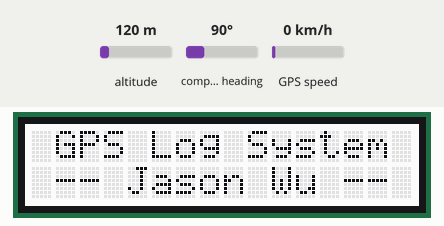
The sketch below on a simulated Arduino Mega 2560, built with avr-gcc and run on an emulated ATmega2560. Shown: 16×2 character LCD. The test bench sets the inputs (shaded band); at power-on: altitude 120 m, compass heading 90°, GPS speed 0 km/h. Storage starts empty; the GPS gets a fix after 3 s at 37.7749, -122.4194 with 8 satellites; what the sketch prints to the serial monitor is not drawn.

Above: at 0.1 s.
At 3.1 s:
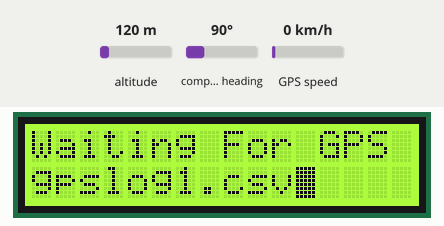
At 28.1 s:
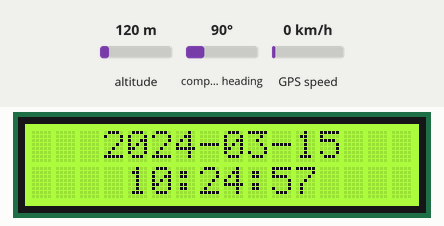
At 31.1 s:
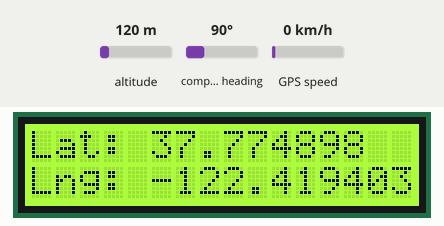
At 34.2 s:
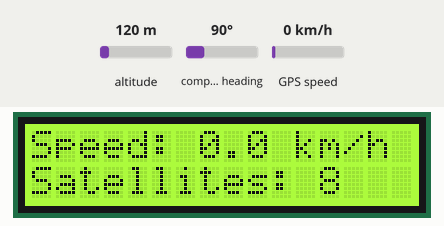

The sketch:

GPS_LOG_LCD.ino
```cpp
/*****************************************************************************
 *  GPS Data Logger for UART GPS Module + Arduino Uno/Mega + SD Card + LCD1602
 *  Module Will Create .cvs log file into SD Card with GPS information.
 *	Real-Time GPS data will be displayed on LCD1602.
 *  Sketch requires TInyGPS++ and Grove rgb_lcd Library
 *
 *  By Jason-Gew
 *  On Dec/31/2016
 ****************************************************************************/
#include <TinyGPS++.h>
#include "rgb_lcd.h"
#include <Wire.h>
#include <SPI.h>
#include <SD.h>

/************ Definitions ************/
static const int GPS_BAUD = 9600;
static const int sd_select = 4; // SPI CS Pin

//#define Arduino_UNO
#define Arduino_MEGA

#define log_file "gpslog"
#define file_suffix "csv"
#define max_files 199		// Max Record File Number
#define log_rate 28000		// ms/1000 = second
char file_name[14];			// Limit the Length of File Name

// If column number or name is changed, please also change corresponding settings in each function.
const int parameter_num = 2;
//char * column_names[parameter_num] = {"Latitude", "Longitude", "UTC Date", "UTC Time", "Altitude", "Speed"};
char * column_names[parameter_num] = {"Latitude", "Longitude"};
unsigned long last_log = 0;
bool sd_status = false;

/*************************************/
// The TinyGPS++ Object
TinyGPSPlus gps;

#ifdef Arduino_UNO
#include <SoftwareSerial.h>
	static const int SRX = 5, STX = 6;
	SoftwareSerial ss(SRX, STX);
#endif

// LCD OBject
rgb_lcd lcd;

void setup()
{
	lcd.begin(16, 2);
	Serial.begin(9600);

#ifdef Arduino_MEGA
	Serial1.begin(GPS_BAUD);
#endif

#ifdef Arduino_UNO
	ss.begin(GPS_BAUD);
#endif

	lcd.setCursor(0, 0);
	lcd.print(" GPS Log System ");
	lcd.setCursor(0, 1);
	lcd.print(" -- Jason Wu -- ");
	delay(2500);
	lcd.clear();

	Serial.println(F("\n-> GPS Data (SD) Log System Initializing..."));
	lcd.setCursor(0, 0);
	lcd.print("GPS System ");
	lcd.setCursor(0, 1);
	lcd.blink();
	lcd.print("   Initializing");


	if (!SD.begin(sd_select))
	{
		Serial.println(F("-> Initializing SD Card Failed!"));
		Serial.println(F("***** Please Check the SD Card and Restart the Program *****"));
		sd_status = false;
		lcd.clear();
		lcd.setCursor(0, 0);
		lcd.print("SD Card Failed!");
		delay(50);
		lcd.setRGB(250, 100, 10);
	}
	else
	{
		Serial.println(F("-> SD Card Initialized!\n"));
		sd_status = true;

		lcd.clear();
		lcd.setCursor(0, 0);
		lcd.print("SD Card Loaded!");
		delay(50);
		lcd.setRGB(150, 255, 0);
	}
	if (sd_status)
	{
		start_new_file();

	}

	Serial.println(F("-> Waiting for GPS Signal ..."));
	Serial.println(F("---------------------------------------------------------------------"));
	Serial.println(F("   Date      Time     Latitude   Longitude   Fix  Sats   Alt   Speed"));
	Serial.println(F("(MM/DD/Year) (24)      (deg)       (deg)     Age  (No)   (m)   (km/h)"));
	Serial.println(F("---------------------------------------------------------------------"));

	lcd.clear();
	lcd.setCursor(0, 0);
	lcd.print("Waiting For GPS");
	lcd.setCursor(0, 1);
	lcd.print(file_name);
}

void loop()
{
	if ((last_log + log_rate) <= millis())
	{
		if (gps.location.isUpdated())
		{
			printDateTime(gps.date, gps.time);
			Serial.print(F("  "));
			printFloat(gps.location.lat(), true, 11, 6);
			printFloat(gps.location.lng(), true, 12, 6);
			printInt(gps.location.age(), true, 5);
			Serial.print(F(" "));
			printInt(gps.satellites.value(), gps.satellites.isValid(), 5);
			printFloat(gps.altitude.meters(), gps.altitude.isValid(), 7, 2);
			Serial.print(F(" "));
			printFloat(gps.speed.kmph(), gps.speed.isValid(), 6, 2);
			Serial.println();

			lcd.clear();
			lcd.noBlink();
			lcd.setCursor(3, 0);
			char date[11];
			sprintf(date, "%02d-%02d-%02d ", gps.date.year(), gps.date.month(), gps.date.day());
			lcd.print(date);
			lcd.setCursor(4, 1);
			char ts[9];
			sprintf(ts, "%02d:%02d:%02d ", gps.time.hour(), gps.time.minute(), gps.time.second());
			lcd.print(ts);
			delay(3000);

			lcd.clear();
			lcd.setCursor(0, 0);
			lcd.print("Lat: ");
			lcd.print(gps.location.lat(),6);
			lcd.setCursor(0, 1);
			lcd.print("Lng: ");
			lcd.print(gps.location.lng(),6);
			delay(3000);

			lcd.clear();
			lcd.setCursor(0, 0);
			lcd.print("Speed: ");
			lcd.print(gps.speed.kmph(),1);
			lcd.print(" km/h");
			lcd.setCursor(0, 1);
			lcd.print("Satellites: ");
			lcd.print(gps.satellites.value());
			delay(500);


			int store = logGPSData();
			switch (store)
			{
				case 0:
					Serial.println(F("-> Failed to store GPS data to SD log..."));
					lcd.setRGB(250, 100, 10);
					break;

				case 1:
					Serial.println(F("-> GPS Data stored in SD log!"));
					last_log = millis();
					break;

				case 2:
					Serial.println(F("-> No Invalid GPS Data..."));
					lcd.setRGB(250, 50, 10);
					break;

				default:
					Serial.println(F("-> SD Card Loading Error..."));

			}
		}
		else if (sd_status == false and gps.satellites.value() >= 3)
		{
			delay(50);
		}
		else
		{
			Serial.print(F("-> Waiting for better GPS data, Current Satellite Number: "));
			Serial.println(gps.satellites.value());

			lcd.clear();
			lcd.setCursor(0, 0);
			lcd.print("Satellite Number");
			lcd.setCursor(7, 1);
			lcd.print(gps.satellites.value());

			delay(50);
		}
	}

#ifdef Arduino_MEGA
	while (Serial1.available())
	{
		gps.encode(Serial1.read());
	}
#endif

#ifdef Arduino_UNO
	while (ss.available())
	{
		gps.encode(ss.read());
	}
#endif

}

int logGPSData()
{
	File logFile = SD.open(file_name, FILE_WRITE); // Open the log file

	if (logFile)
	{ // Print longitude, latitude, altitude (in feet), speed (in mph), course
	// in (degrees), date, time, and number of satellites.
		if (gps.location.isValid())
		{
			logFile.print(gps.location.lat(), 6);
			logFile.print(',');
			logFile.print(gps.location.lng(), 6);
			logFile.println();
			logFile.close();
			return 1; // Return success
		}
		else
		{
			return 2;
		}

	}
	else
	{
		return 0; // If we failed to open the file, return fail
	}

}

void start_new_file()
{
	for (int i = 1; i < max_files; i++)
	{
		memset(file_name, 0, strlen(file_name));
		sprintf(file_name, "%s%d.%s", log_file, i, file_suffix);
		if ( !SD.exists(file_name))
		{
			Serial.print(file_name);
			Serial.println(F(" Create Success! "));
			break;
		}
		else if ( i == max_files-1 )
		{
			Serial.println(F("GPS Record Files Has Reach the MAX Number!\nPlease Clear the SD Log!"));

		}
		else
		{
			File content = SD.open(file_name);

			Serial.print(F("Current GPS Data File: "));
			Serial.print(file_name);
			Serial.print(F(" | Size: "));
			Serial.print(content.size(), DEC);
			Serial.println(F(" Bytes"));
			content.close();
		}
	}
}

static void printDateTime(TinyGPSDate &d, TinyGPSTime &t)
{
	if (!d.isValid())
	{
		Serial.print(F("****/**/**"));
	}
	else
	{
		char sz[32];
		sprintf(sz, "%02d/%02d/%02d ", d.month(), d.day(), d.year());
		Serial.print(sz);
  	}

	if (!t.isValid())
	{
		Serial.print(F("**:**:**"));
	}
	else
	{
		char sz[32];
		sprintf(sz, "%02d:%02d:%02d ", t.hour(), t.minute(), t.second());
		Serial.print(sz);
	}
}

static void printInt(unsigned long val, bool valid, int len)
{
	char sz[32] = "*****************";
	if (valid)
		sprintf(sz, "%ld", val);
	sz[len] = 0;
	for (int i=strlen(sz); i<len; ++i)
		sz[i] = ' ';
	if (len > 0)
		sz[len-1] = ' ';
	Serial.print(sz);
}

static void printFloat(float val, bool valid, int len, int prec)
{
	if (!valid)
	{
		while (len-- > 1)
			Serial.print('*');
		Serial.print(' ');
	}
	else
	{
		Serial.print(val, prec);
		int vi = abs((int)val);
		int flen = prec + (val < 0.0 ? 2 : 1); // . and -
		flen += vi >= 1000 ? 4 : vi >= 100 ? 3 : vi >= 10 ? 2 : 1;
		for (int i=flen; i<len; ++i)
			Serial.print(' ');
	}
}
```

Measured:
- what the display in image 1 shows lasts 24.9 s, from 3.1 s to 28.0 s
- what the display in image 2 shows lasts 3.1 s, from 28.0 s to 31.1 s
